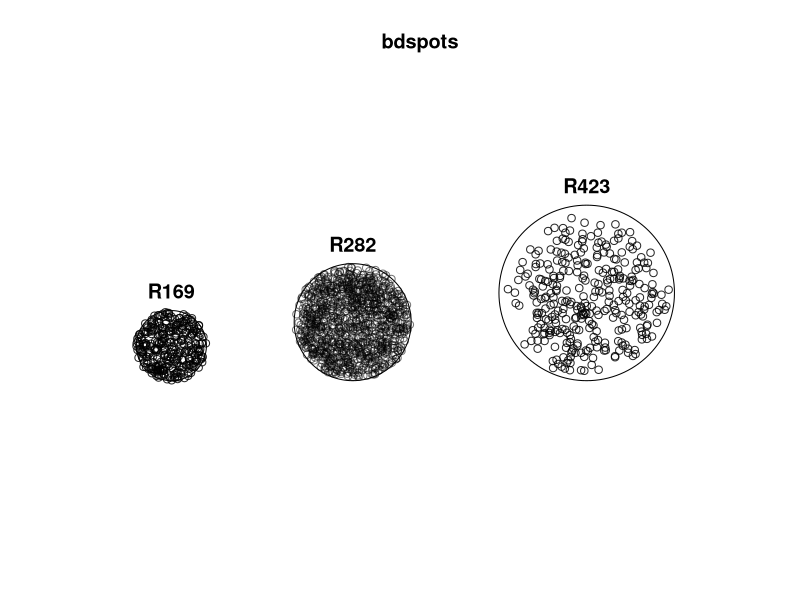

Write the R code that produced this figure.
library(spatstat.data)


### Name: bdspots
### Title: Breakdown Spots in Microelectronic Materials
### Aliases: bdspots
### Keywords: datasets spatial

### ** Examples

data(bdspots)
  if(require(spatstat)) {
plot(bdspots, equal.scales=TRUE)
  }
